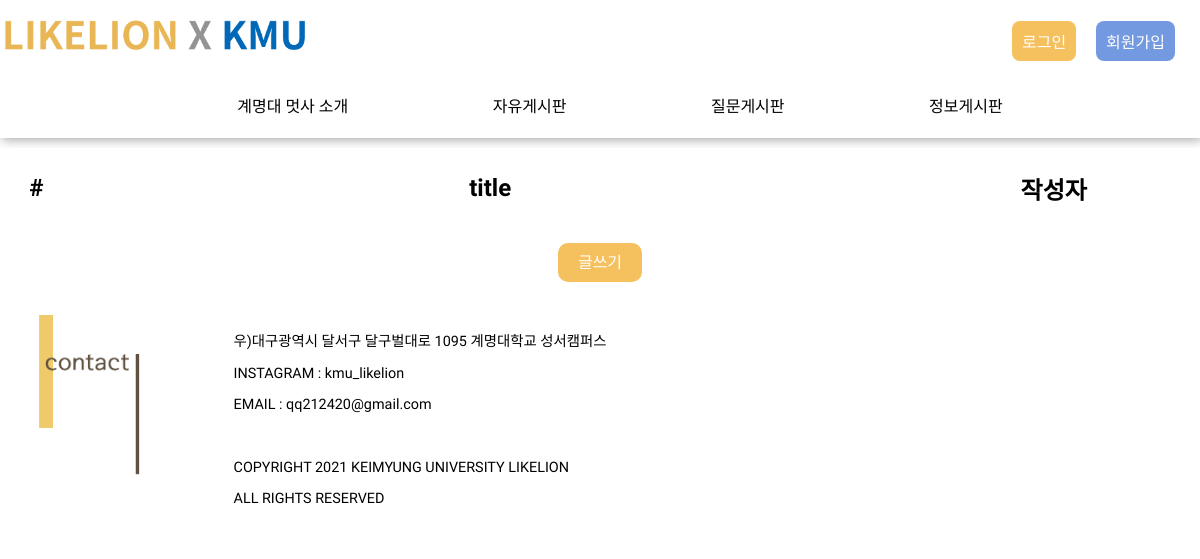
Page /infoList/ on the earlier database version.
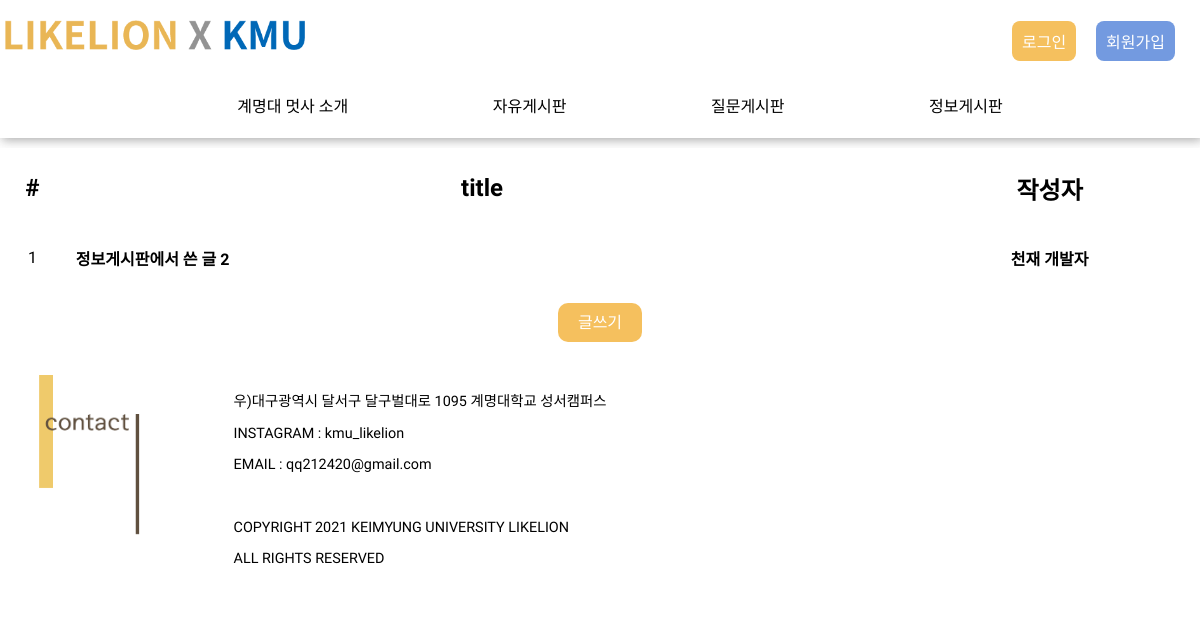
Same page on the later database version.
### crud/models.py (models this page shows, shortened)
class Info(models.Model):
    title = models.CharField(max_length=200)
    name = models.CharField(max_length=50 , null=True )
    pub_date = models.DateTimeField('date published')
    body = models.TextField()

### crud/views.py (the view)
# urls.py: path('infoList/', views.infoList, name="infoList"),
def infoList(request):
    infos = Info.objects.all().order_by('-pub_date')
    return render(request, 'infoList.html', {'infos':infos})

### crud/templates/infoList.html
{% extends 'base.html' %}
{% load static %}
{% block content %}
    <head>
        <link rel="stylesheet" href="{% static 'css/infoList.css' %}">
    </head>
    <body>
        <div class="tableBody" style="background-color: white;" >
            <table class="tableContainer" >
                <thead>
                    <td><h2>#</h2></td>
                    <td style="width: 70%;"><h2>title</h2></td>
                    <td><h2>작성자</h2></td>
                </thead>
                {% for info in infos.all %}
                <tbody>
                    <td style="text-align: center;">{{ info.id }}</td>
                    <td>
                        <div class="container">
                            <a href="{% url 'infoDetail' info.id %}"><h4 style="padding-left: 10px;">{{ info.title }}</h4></a>
                        </div>
                    </td>
                    <td  style="text-align: center;">
                        <div class="container">
                            <a href="{% url 'infoDetail' info.id %}"><h4>{{ info.name }}</h4></a>
                        </div>
                    </td>
                </tbody>
                {% endfor %}
                <tfoot>
                    <td colspan="3">
                        <div class="writePost" >
                            <a href="{% url 'infoNew' %}">글쓰기</a>
                        </div>
                    </td>
                </tfoot>
            </table>
        </div>
    </body>
{% endblock %}

Differences in the rows shown:
added Info: id "1", title "정보게시판에서 쓴 글 2", name "천재 개발자"
